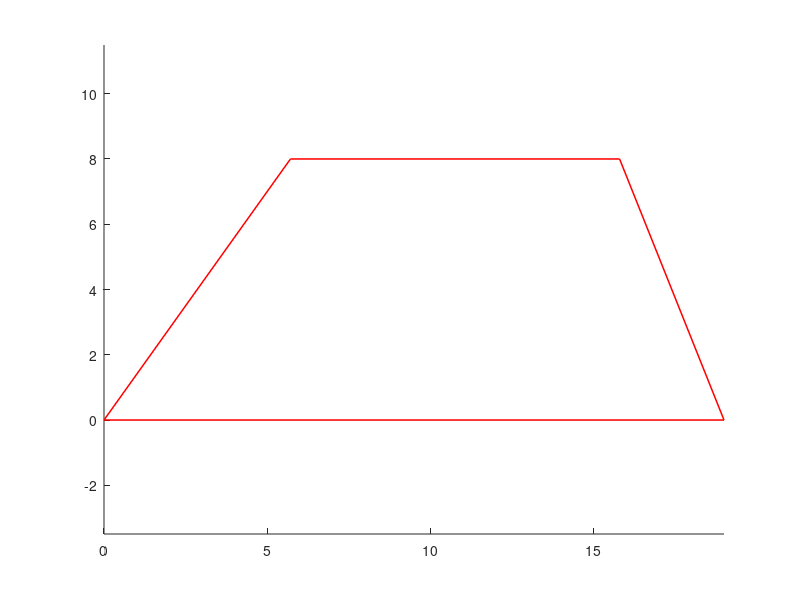

Source code (MATLAB): (Note: this script raises an error after producing the figure.)
clear all
close all
clc

%%%%% field draw %%%%%%%
clf
hold on;
axis equal;

xt=[8/1.4 19-8/2.5];
yt=[8 8];
plot(xt,yt,'r','LineWidth',1.1);

xt=[0 19];
yt=[0 0];
plot(xt,yt,'r','LineWidth',1.1);

xt=[0 8/1.4];
yt=[0 8];
plot(xt,yt,'r','LineWidth',1.1);

xt=[19-8/2.5 19];
yt=[8 0];
plot(xt,yt,'r','LineWidth',1.1);

fc=@(x) -(pi*x(3)*x(3)+pi*x(6)*x(6));

x1=0;
y1=0;
r1=2;
x2=0;
y2=0;
r2=3;

x=[x1;y1;r1;x2;y2;r2];

A=[-1  0  0  0  0  0 ;
    0  0  0 -1  0  0 ; 
    0 -1  0  0  0  0 ; 
    0  0  0  0 -1  0 ; 
    0  0 -1  0  0  0 ; 
    0  0  0  0  0 -1 ; 
    0  0  1  0  0  0 ; 
    0  0  0  0  0  1 ;
    0  1  0  0  0  0 ;
    0  0  0  0  0  1 ;
    -1.4 1 0 0  0  0 ;
    0  0  0 -1.4 1 0 ;
    2.5 1 0 0  0  0 ;
    0  0  0 2.5 1 0 ];

B=[0;0;0;0;-2;-2;35;35;8;8;0;0;47.5;47.5];

%A(15)=x1*x1+y1*y1+(x2-x1)^2+(y2-y1)^2-400;
%A(16)=(x2-x1)^2+(y2-y1)^2-(r1+r2)^2;
%c1=@(x) x(1)*x(1)+x(2)*x(2)+(x(4)-x(1))^2+(x(5)-x(2))^2-400;
%c2=@(x) (x(4)-x(1))^2+(x(5)-x(2))^2-(x(3)+x(6))^2;


[xopt,fval,exitflag,output]=fmincon(fc,x,A,B,[],[],[],[],@c1);

%%%%% Plot the circles

r = xopt(3)
xc = xopt(1);
yc = xopt(2);

scatter(xc,yc,'g','filled');
theta = linspace(0,2*pi);
u = r*cos(theta) + xc;
v = r*sin(theta) + yc;
plot(u,v,'g','LineWidth',1);


r = xopt(6)
xc = xopt(4);
yc = xopt(5);

scatter(xc,yc,'b','filled');
theta = linspace(0,2*pi);
u = r*cos(theta) + xc;
v = r*sin(theta) + yc;
plot(u,v,'b','LineWidth',1);




display('exitflag');
exitflag
display('iterations number');
output.iterations
display('optimal value');
xopt
display('irrigation area');
-fval